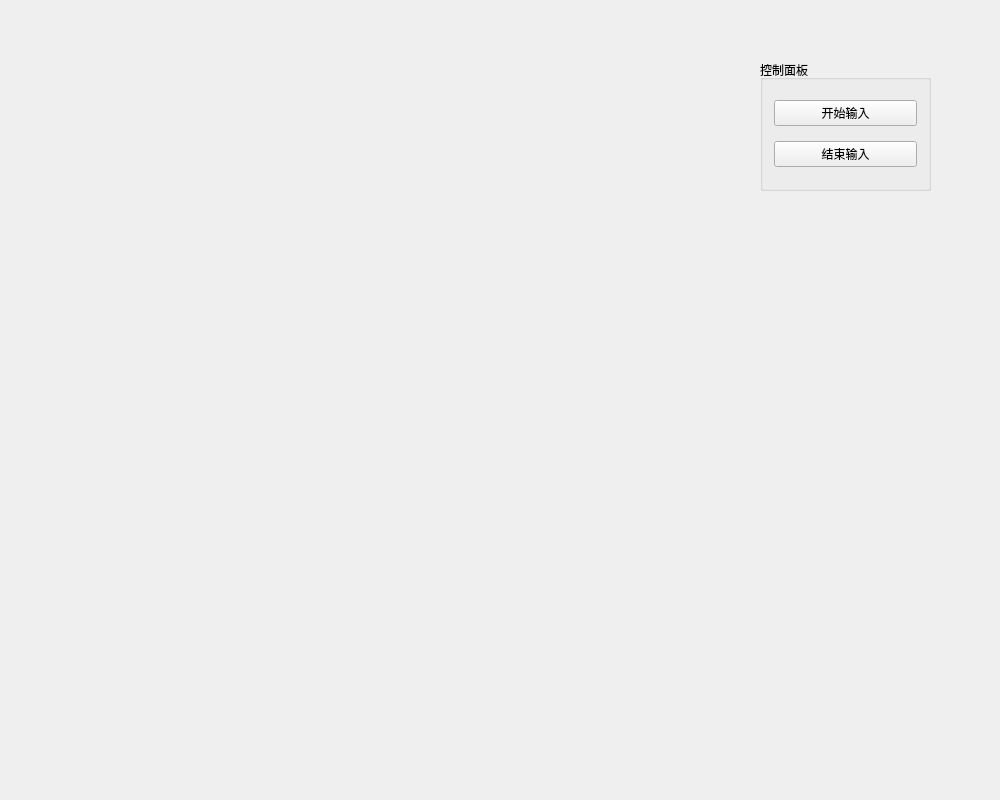
<?xml version="1.0" encoding="UTF-8"?>
<ui version="4.0">
 <class>Widget</class>
 <widget class="QWidget" name="Widget">
  <property name="geometry">
   <rect>
    <x>0</x>
    <y>0</y>
    <width>1000</width>
    <height>800</height>
   </rect>
  </property>
  <property name="windowTitle">
   <string>Widget</string>
  </property>
  <widget class="QGroupBox" name="groupBox">
   <property name="geometry">
    <rect>
     <x>760</x>
     <y>60</y>
     <width>171</width>
     <height>131</height>
    </rect>
   </property>
   <property name="title">
    <string>控制面板</string>
   </property>
   <layout class="QVBoxLayout" name="verticalLayout">
    <item>
     <widget class="QPushButton" name="input_Button">
      <property name="text">
       <string>开始输入</string>
      </property>
     </widget>
    </item>
    <item>
     <widget class="QPushButton" name="over_Button">
      <property name="text">
       <string>结束输入</string>
      </property>
     </widget>
    </item>
   </layout>
  </widget>
 </widget>
 <layoutdefault spacing="6" margin="11"/>
 <resources/>
 <connections/>
</ui>
